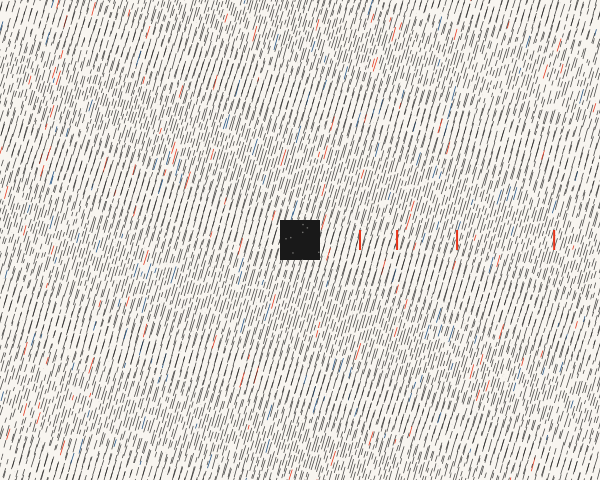

The script that drew this image:
import cairo
import math
import random

# Setup
width, height = 600, 480
surface = cairo.ImageSurface(cairo.FORMAT_ARGB32, width, height)
ctx = cairo.Context(surface)

# Background: Warm Swiss-style canvas
ctx.set_source_rgb(0.97, 0.96, 0.94) 
ctx.paint()

def draw_stochastic_grid(ctx, angle, spacing, color, weight, seed):
    """
    Draws a grid of modulated segments that respond to a central vector field.
    The 'erosion' is achieved by probabilistic segment skipping.
    """
    random.seed(seed)
    ctx.save()
    ctx.translate(width / 2, height / 2)
    ctx.rotate(angle)
    
    # Expand range to cover corners after rotation
    limit = int(max(width, height) * 1.2)
    
    for x in range(-limit, limit, spacing):
        ctx.set_line_width(weight)
        
        # Determine segment length based on distance from center (Radial logic)
        y = -limit
        while y < limit:
            # Distance from center for modulation
            dist = math.sqrt(x**2 + y**2)
            norm_dist = dist / (limit)
            
            # Stochastic emergence: segments are more likely to appear near the core
            # and become fragmented/eroded towards the margins.
            if random.random() > (norm_dist * 1.1):
                # Calculate a slight flow perturbation based on a sine field
                flow_offset = math.sin(x * 0.01 + y * 0.01) * 5
                
                # Segment length influenced by radial position
                seg_len = random.uniform(5, 20) * (1.0 - norm_dist * 0.5)
                
                # Apply color: mostly primary, but occasional "chromatic segmentation"
                if random.random() > 0.98:
                    ctx.set_source_rgb(0.9, 0.2, 0.1) # Swiss Red accent
                elif random.random() > 0.98:
                    ctx.set_source_rgb(0.1, 0.3, 0.5) # Muted Blue accent
                else:
                    ctx.set_source_rgba(color[0], color[1], color[2], 0.8)
                
                ctx.move_to(x + flow_offset, y)
                ctx.line_to(x + flow_offset, y + seg_len)
                ctx.stroke()
                
                y += seg_len + random.uniform(2, 5) # Variable gap
            else:
                y += spacing * 0.5 # Skip space
                
    ctx.restore()

# 1. Base Layer: A subtle dithered point cloud for texture
ctx.set_source_rgba(0.1, 0.1, 0.1, 0.1)
for _ in range(3000):
    rx = random.gauss(width/2, width/4)
    ry = random.gauss(height/2, height/4)
    ctx.arc(rx, ry, 0.5, 0, 2 * math.pi)
    ctx.fill()

# 2. First Angular Grid: The "Fixed" Structure
# Using high-density parallel lines to facilitate Moiré interference
draw_stochastic_grid(
    ctx, 
    angle=math.radians(15), 
    spacing=6, 
    color=(0.1, 0.1, 0.1), 
    weight=0.75, 
    seed=42
)

# 3. Second Angular Grid: The "Rotating" Influence
# A slight 2.5-degree offset creates the characteristic interference patterns
draw_stochastic_grid(
    ctx, 
    angle=math.radians(17.5), 
    spacing=6, 
    color=(0.1, 0.1, 0.1), 
    weight=0.75, 
    seed=88
)

# 4. Focal Core: Structural primitives
# Rectilinear blocks that anchor the composition as per Swiss principles
ctx.set_source_rgb(0.1, 0.1, 0.1)
rect_size = 40
ctx.rectangle(width/2 - rect_size/2, height/2 - rect_size/2, rect_size, rect_size)
ctx.fill()

# Accent glyphs: Small dashes following the Golden Ratio for spacing
phi = 1.618
for i in range(5):
    offset = 60 * (phi ** i)
    if offset < width/2:
        ctx.set_line_width(2)
        ctx.set_source_rgb(0.9, 0.2, 0.1) # Red accent
        ctx.move_to(width/2 + offset, height/2 - 10)
        ctx.line_to(width/2 + offset, height/2 + 10)
        ctx.stroke()

# 5. Final pass: Digital erosion / noise overlay
# Simulates a "printed" or "risograph" texture over the whole composition
for _ in range(1000):
    ctx.set_source_rgba(0.97, 0.96, 0.94, 0.4) # Background color dots
    ctx.arc(random.random() * width, random.random() * height, 0.8, 0, 2 * math.pi)
    ctx.fill()
